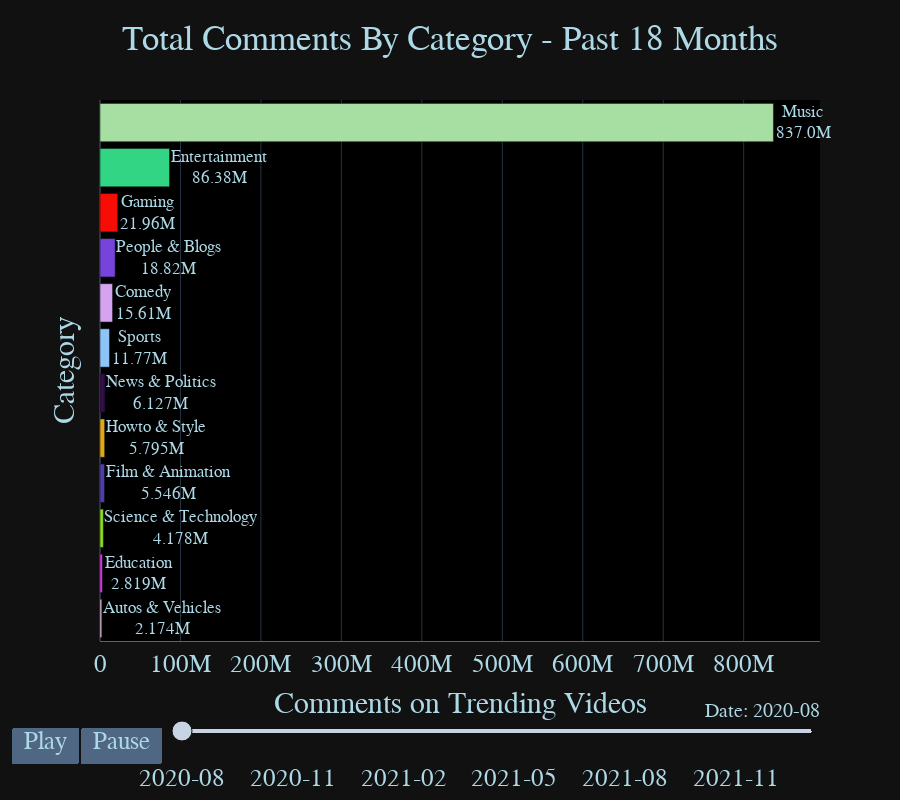

Notebook source saved alongside this figure:
### Code cell
my_raceplot = racer(racer3, item_column='category', value_column='comment_count', time_column='trending_month')
my_raceplot.plot(title='Total Comments By Category - Past 18 Months',
                 item_label = 'Category',
                 value_label = 'Comments on Trending Videos',
                 frame_duration = 1200,
                 date_format = '%B, %Y')

### Figure 1 — Plotly figure (JSON) as saved in the notebook; plotly's stock layout.template omitted (floating-point values rounded to 4 significant figures)
{"data": [{"cliponaxis": false, "hoverinfo": "all", "marker": {"color": ["rgb(228, 194, 221)", "rgb(229, 60, 253)", "rgb(140, 220, 33)", "rgb(80, 61, 172)", "rgb(225, 169, 26)", "rgb(51, 12, 74)", "rgb(142, 197, 249)", "rgb(212, 164, 241)", "rgb(118, 68, 218)", "rgb(247, 13, 6)", "rgb(50, 213, 131)", "rgb(167, 222, 161)"]}, "orientation": "h", "textangle": 0, "textposition": "outside", "texttemplate": "%{y}<br>%{x:.4s}", "type": "bar", "x": [2173987, 2818554, 4177831, 5545545, 5795453, 6126578, 11768999, 15608006, 18816845, 21963595, 86379761, 836989829], "y": ["Autos & Vehicles", "Education", "Science & Technology", "Film & Animation", "Howto & Style", "News & Politics", "Sports", "Comedy", "People & Blogs", "Gaming", "Entertainment", "Music"]}], "layout": {"bargap": 0.15, "font": {"color": "lightblue", "family": "Courier New Bold", "size": 25}, "height": 800, "plot_bgcolor": "black", "sliders": [{"active": 0, "currentvalue": {"font": {"size": 20}, "prefix": "Date: ", "visible": true, "xanchor": "right"}, "len": 0.9, "pad": {"b": 10, "t": 50}, "steps": [{"args": [["2020-08"], {"frame": {"duration": 1200, "redraw": false}, "mode": "immediate", "transition": {"duration": 1200}}], "label": "2020-08", "method": "animate"}, {"args": [["2020-09"], {"frame": {"duration": 1200, "redraw": false}, "mode": "immediate", "transition": {"duration": 1200}}], "label": "2020-09", "method": "animate"}, {"args": [["2020-10"], {"frame": {"duration": 1200, "redraw": false}, "mode": "immediate", "transition": {"duration": 1200}}], "label": "2020-10", "method": "animate"}, {"args": [["2020-11"], {"frame": {"duration": 1200, "redraw": false}, "mode": "immediate", "transition": {"duration": 1200}}], "label": "2020-11", "method": "animate"}, {"args": [["2020-12"], {"frame": {"duration": 1200, "redraw": false}, "mode": "immediate", "transition": {"duration": 1200}}], "label": "2020-12", "method": "animate"}, {"args": [["2021-01"], {"frame": {"duration": 1200, "redraw": false}, "mode": "immediate", "transition": {"duration": 1200}}], "label": "2021-01", "method": "animate"}, {"args": [["2021-02"], {"frame": {"duration": 1200, "redraw": false}, "mode": "immediate", "transition": {"duration": 1200}}], "label": "2021-02", "method": "animate"}, {"args": [["2021-03"], {"frame": {"duration": 1200, "redraw": false}, "mode": "immediate", "transition": {"duration": 1200}}], "label": "2021-03", "method": "animate"}, {"args": [["2021-04"], {"frame": {"duration": 1200, "redraw": false}, "mode": "immediate", "transition": {"duration": 1200}}], "label": "2021-04", "method": "animate"}, {"args": [["2021-05"], {"frame": {"duration": 1200, "redraw": false}, "mode": "immediate", "transition": {"duration": 1200}}], "label": "2021-05", "method": "animate"}, {"args": [["2021-06"], {"frame": {"duration": 1200, "redraw": false}, "mode": "immediate", "transition": {"duration": 1200}}], "label": "2021-06", "method": "animate"}, {"args": [["2021-07"], {"frame": {"duration": 1200, "redraw": false}, "mode": "immediate", "transition": {"duration": 1200}}], "label": "2021-07", "method": "animate"}, {"args": [["2021-08"], {"frame": {"duration": 1200, "redraw": false}, "mode": "immediate", "transition": {"duration": 1200}}], "label": "2021-08", "method": "animate"}, {"args": [["2021-09"], {"frame": {"duration": 1200, "redraw": false}, "mode": "immediate", "transition": {"duration": 1200}}], "label": "2021-09", "method": "animate"}, {"args": [["2021-10"], {"frame": {"duration": 1200, "redraw": false}, "mode": "immediate", "transition": {"duration": 1200}}], "label": "2021-10", "method": "animate"}, {"args": [["2021-11"], {"frame": {"duration": 1200, "redraw": false}, "mode": "immediate", "transition": {"duration": 1200}}], "label": "2021-11", "method": "animate"}, {"args": [["2021-12"], {"frame": {"duration": 1200, "redraw": false}, "mode": "immediate", "transition": {"duration": 1200}}], "label": "2021-12", "method": "animate"}, {"args": [["2022-01"], {"frame": {"duration": 1200, "redraw": false}, "mode": "immediate", "transition": {"duration": 1200}}], "label": "2022-01", "method": "animate"}], "transition": {"duration": 300, "easing": "cubic-in-out"}, "x": 0.1, "xanchor": "left", "y": 0, "yanchor": "top"}], "title": {"font": {"color": "lightblue", "family": "Courier New Bold", "size": 35}, "text": "Total Comments By Category - Past 18 Months", "x": 0.5}, "updatemenus": [{"buttons": [{"args": [null, {"frame": {"duration": 1200, "redraw": false}, "fromcurrent": true, "transition": {"duration": 1200, "easing": "quadratic-in-out"}}], "label": "Play", "method": "animate"}, {"args": [[null], {"frame": {"duration": 0, "redraw": false}, "mode": "immediate", "transition": {"duration": 0}}], "label": "Pause", "method": "animate"}], "direction": "left", "pad": {"r": 10, "t": 87}, "showactive": false, "type": "buttons", "x": 0.1, "xanchor": "right", "y": 0, "yanchor": "top"}], "xaxis": {"range": [0, 894862273], "showline": true, "showticklabels": true, "title": {"text": "Comments on Trending Videos"}, "visible": true}, "yaxis": {"showline": false, "showticklabels": false, "title": {"text": "Category"}, "visible": true}}}
